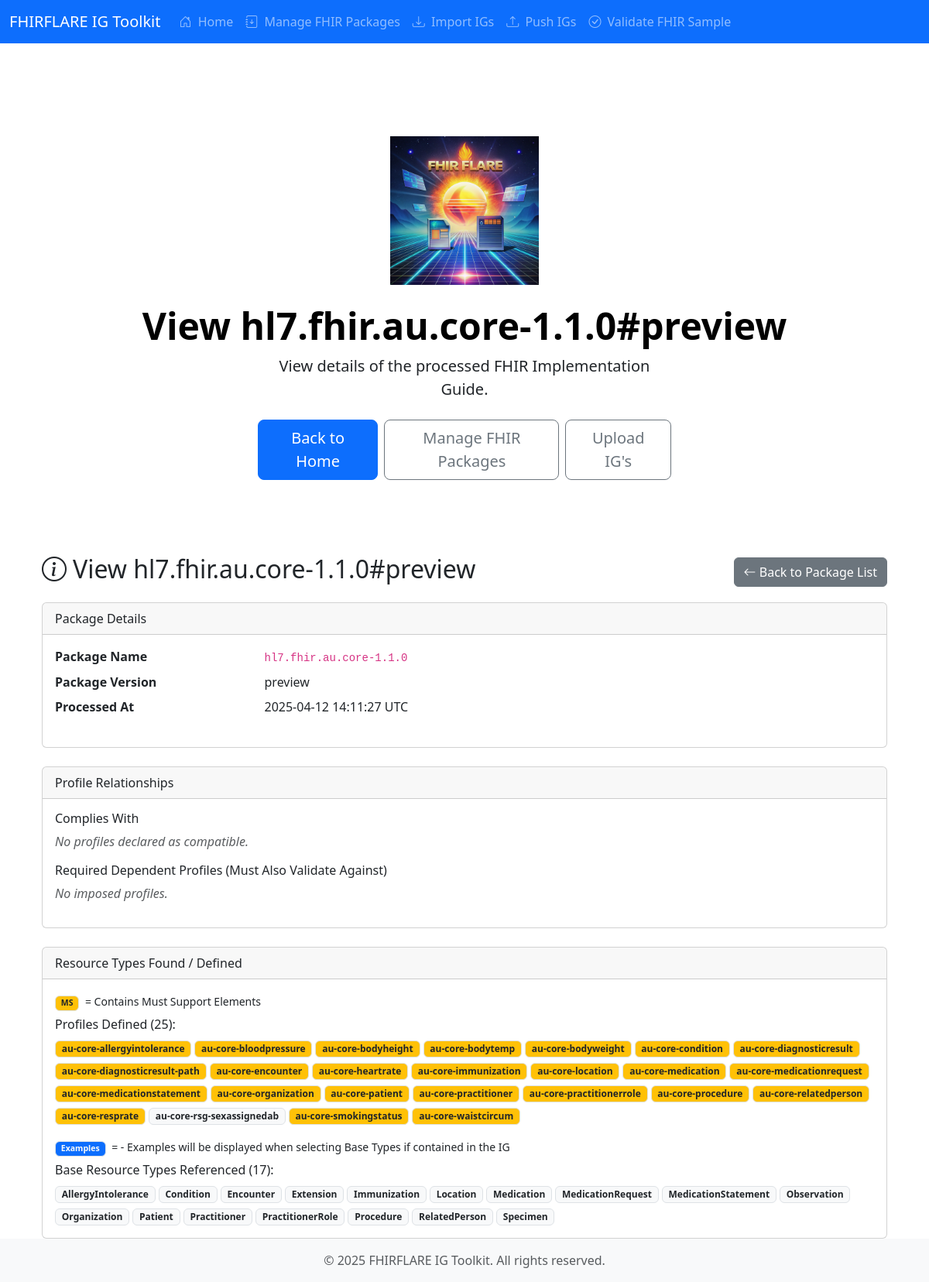
The page /view-ig/1 on the database its author committed.
### app.py (models this page shows)
class ProcessedIg(db.Model):
    id = db.Column(db.Integer, primary_key=True)
    package_name = db.Column(db.String(128), nullable=False)
    version = db.Column(db.String(32), nullable=False)
    processed_date = db.Column(db.DateTime, nullable=False)
    resource_types_info = db.Column(db.JSON, nullable=False)
    must_support_elements = db.Column(db.JSON, nullable=True)
    examples = db.Column(db.JSON, nullable=True)

### app.py (the view)
@app.route('/view-ig/<int:processed_ig_id>')
def view_ig(processed_ig_id):
    processed_ig = ProcessedIg.query.get_or_404(processed_ig_id)
    profile_list = [t for t in processed_ig.resource_types_info if t.get('is_profile')]
    base_list = [t for t in processed_ig.resource_types_info if not t.get('is_profile')]
    examples_by_type = processed_ig.examples or {}
    package_name = processed_ig.package_name
    version = processed_ig.version
    metadata_filename = f"{services.sanitize_filename_part(package_name)}-{services.sanitize_filename_part(version)}.metadata.json"
    metadata_path = os.path.join(app.config['FHIR_PACKAGES_DIR'], metadata_filename)
    complies_with_profiles = []
    imposed_profiles = []
    if os.path.exists(metadata_path):
        with open(metadata_path, 'r') as f:
            metadata = json.load(f)
            complies_with_profiles = metadata.get('complies_with_profiles', [])
            imposed_profiles = metadata.get('imposed_profiles', [])
    return render_template('cp_view_processed_ig.html', title=f"View {processed_ig.package_name}#{processed_ig.version}",
                          processed_ig=processed_ig, profile_list=profile_list, base_list=base_list,
                          examples_by_type=examples_by_type, site_name='FHIRFLARE IG Toolkit', now=datetime.now(),
                          complies_with_profiles=complies_with_profiles, imposed_profiles=imposed_profiles,
                          config=app.config)

### services.py (called while the page is built)
def sanitize_filename_part(text):
    safe_text = "".join(c if c.isalnum() or c in ['.', '-'] else '_' for c in text)
    safe_text = re.sub(r'_+', '_', safe_text)
    safe_text = safe_text.strip('_-.')
    return safe_text if safe_text else "invalid_name"

### templates/cp_view_processed_ig.html (shortened to what this page needs)
{% extends "base.html" %}
{% block content %}
<div class="px-4 py-5 my-5 text-center">
    <img class="d-block mx-auto mb-4" src="{{ url_for('static', filename='FHIRFLARE.png') }}" alt="FHIRFLARE Ig Toolkit" width="192" height="192">
    <h1 class="display-5 fw-bold text-body-emphasis">{{ title }}</h1>
    <div class="col-lg-6 mx-auto">
        <p class="lead mb-4">
            View details of the processed FHIR Implementation Guide.
        </p>
        <div class="d-grid gap-2 d-sm-flex justify-content-sm-center">
            <a href="{{ url_for('index') }}" class="btn btn-primary btn-lg px-4 gap-3">Back to Home</a>
            <a href="{{ url_for('view_igs') }}" class="btn btn-outline-secondary btn-lg px-4">Manage FHIR Packages</a>
            <a href="{{ url_for('push_igs') }}" class="btn btn-outline-secondary btn-lg px-4">Upload IG's</a>
        </div>
    </div>
</div>
<div class="container mt-4">
    <div class="d-flex justify-content-between align-items-center mb-3">
        <h2><i class="bi bi-info-circle me-2"></i>{{ title }}</h2>
        <a href="{{ url_for('view_igs') }}" class="btn btn-secondary"><i class="bi bi-arrow-left"></i> Back to Package List</a>
    </div>
    {% if processed_ig %}
        <div class="card">
            <div class="card-header">Package Details</div>
            <div class="card-body">
                <dl class="row">
                    <dt class="col-sm-3">Package Name</dt>
                    <dd class="col-sm-9"><code>{{ processed_ig.package_name }}</code></dd>
                    <dt class="col-sm-3">Package Version</dt>
                    <dd class="col-sm-9">{{ processed_ig.version }}</dd>
                    <dt class="col-sm-3">Processed At</dt>
                    <dd class="col-sm-9">{{ processed_ig.processed_date.strftime('%Y-%m-%d %H:%M:%S UTC') }}</dd>
                </dl>
            </div>
        </div>
        {% if config.DISPLAY_PROFILE_RELATIONSHIPS %}
        <div class="card mt-4">
            <div class="card-header">Profile Relationships</div>
            <div class="card-body">
                <h6>Complies With</h6>
                {% if complies_with_profiles %}
                    <ul>
                        {% for profile in complies_with_profiles %}
                            <li>{{ profile }}</li>
                        {% endfor %}
                    </ul>
                {% else %}
                    <p class="text-muted"><em>No profiles declared as compatible.</em></p>
                {% endif %}
                <h6>Required Dependent Profiles (Must Also Validate Against)</h6>
                {% if imposed_profiles %}
                    <ul>
                        {% for profile in imposed_profiles %}
                            <li>{{ profile }}</li>
                        {% endfor %}
                    </ul>
                {% else %}
                    <p class="text-muted"><em>No imposed profiles.</em></p>
                {% endif %}
            </div>
        </div>
        {% endif %}
        <div class="card mt-4">
            <div class="card-header">Resource Types Found / Defined</div>
            <div class="card-body">
                {% if profile_list or base_list %}
                    <p class="mb-2"><small><span class="badge bg-warning text-dark border me-1">MS</span> = Contains Must Support Elements</small></p>
                    {% if profile_list %}
                        <h6>Profiles Defined ({{ profile_list|length }}):</h6>
                        <div class="d-flex flex-wrap gap-1 mb-3 resource-type-list">
                            {% for type_info in profile_list %}
                                <a href="#" class="resource-type-link text-decoration-none"
                                    data-package-name="{{ processed_ig.package_name }}"
                                    data-package-version="{{ processed_ig.version }}"
                                    data-resource-type="{{ type_info.name }}"
                                    aria-label="View structure for {{ type_info.name }}">
                                    {% if type_info.must_support %}
                                        <span class="badge bg-warning text-dark border" title="Contains Must Support elements">{{ type_info.name }}</span>
                                    {% else %}
                                        <span class="badge bg-light text-dark border">{{ type_info.name }}</span>
                                    {% endif %}
                                </a>
                            {% endfor %}
                        </div>
                    {% else %}
                        <p class="text-muted"><em>No profiles defined.</em></p>
                    {% endif %}
                    {% if base_list %}
                        <p class="mb-2"><small><span class="badge bg-primary text-light border me-1">Examples</span> = - Examples will be displayed when selecting Base Types if contained in the IG</small></p>
                        <h6>Base Resource Types Referenced ({{ base_list|length }}):</h6>
                        <div class="d-flex flex-wrap gap-1 resource-type-list">
                            {% for type_info in base_list %}
                                <a href="#" class="resource-type-link text-decoration-none"
                                    data-package-name="{{ processed_ig.package_name }}"
                                    data-package-version="{{ processed_ig.version }}"
                                    data-resource-type="{{ type_info.name }}"
                                    aria-label="View structure for {{ type_info.name }}">
                                    {% if type_info.must_support %}
                                        <span class="badge bg-warning text-dark border" title="Contains Must Support elements">{{ type_info.name }}</span>
                                    {% else %}
                                        <span class="badge bg-light text-dark border">{{ type_info.name }}</span>
                                    {% endif %}
                                </a>
                            {% endfor %}
                        </div>
                    {% else %}
                        <p class="text-muted"><em>No base resource types referenced.</em></p>
                    {% endif %}
                {% else %}
                    <p class="text-muted"><em>No resource type information extracted or stored.</em></p>
                {% endif %}
            </div>
        </div>
    {% else %}
        <div class="alert alert-warning" role="alert">Processed IG details not available.</div>
    {% endif %}
</div>
{% endblock %}

### rows shown on the page
ProcessedIg: package_name "hl7.fhir.au.core-1.1.0", version "preview", processed_date "2025-04-12 14:11:27 UTC"

### other values the page prints
{{ site_name }} "FHIRFLARE IG Toolkit"
{{ title }} "View hl7.fhir.au.core-1.1.0#preview"
{{ profile_list|length }} "25"
{{ type_info.name }} "au-core-allergyintolerance" "au-core-bloodpressure" "au-core-bodyheight" "au-core-bodytemp" "au-core-bodyweight" "au-core-condition" "au-core-diagnosticresult" "au-core-diagnosticresult-path" "au-core-encounter" "au-core-heartrate" "au-core-immunization" "au-core-location" "au-core-medication" "au-core-medicationrequest" "au-core-medicationstatement" "au-core-organization" "au-core-patient" "au-core-practitioner" "au-core-practitionerrole" "au-core-procedure" "au-core-relatedperson" "au-core-resprate" "au-core-smokingstatus" "au-core-waistcircum"
{{ type_info.name }} "au-core-rsg-sexassignedab"
{{ base_list|length }} "17"
{{ type_info.name }} "AllergyIntolerance" "Condition" "Encounter" "Extension" "Immunization" "Location" "Medication" "MedicationRequest" "MedicationStatement" "Observation" "Organization" "Patient" "Practitioner" "PractitionerRole" "Procedure" "RelatedPerson" "Specimen"
